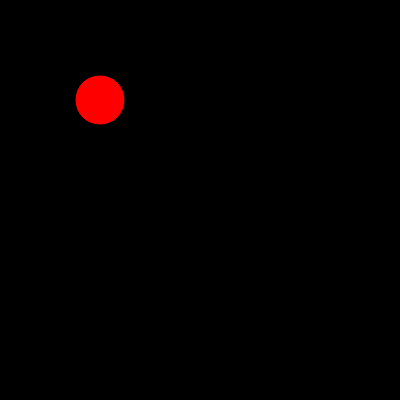
Frame 1 (no input)
Frame 60 (no input): identical to frame 1, image omitted
Frame 120 (the mouse pressed at the canvas centre since frame 60): identical to frame 1, image omitted

The p5.js sketch that drew this single still picture (run headless with seeded random() and noise() and a simulated clock; from frame 60 on, the mouse is pressed at the canvas centre):

// p5.js sketch
// ── sketch.js
function setup() {
	createCanvas(400,400);
}

function draw() {
  background(0);

  fill('red');
  ellipse(100,100,50,50);
}
